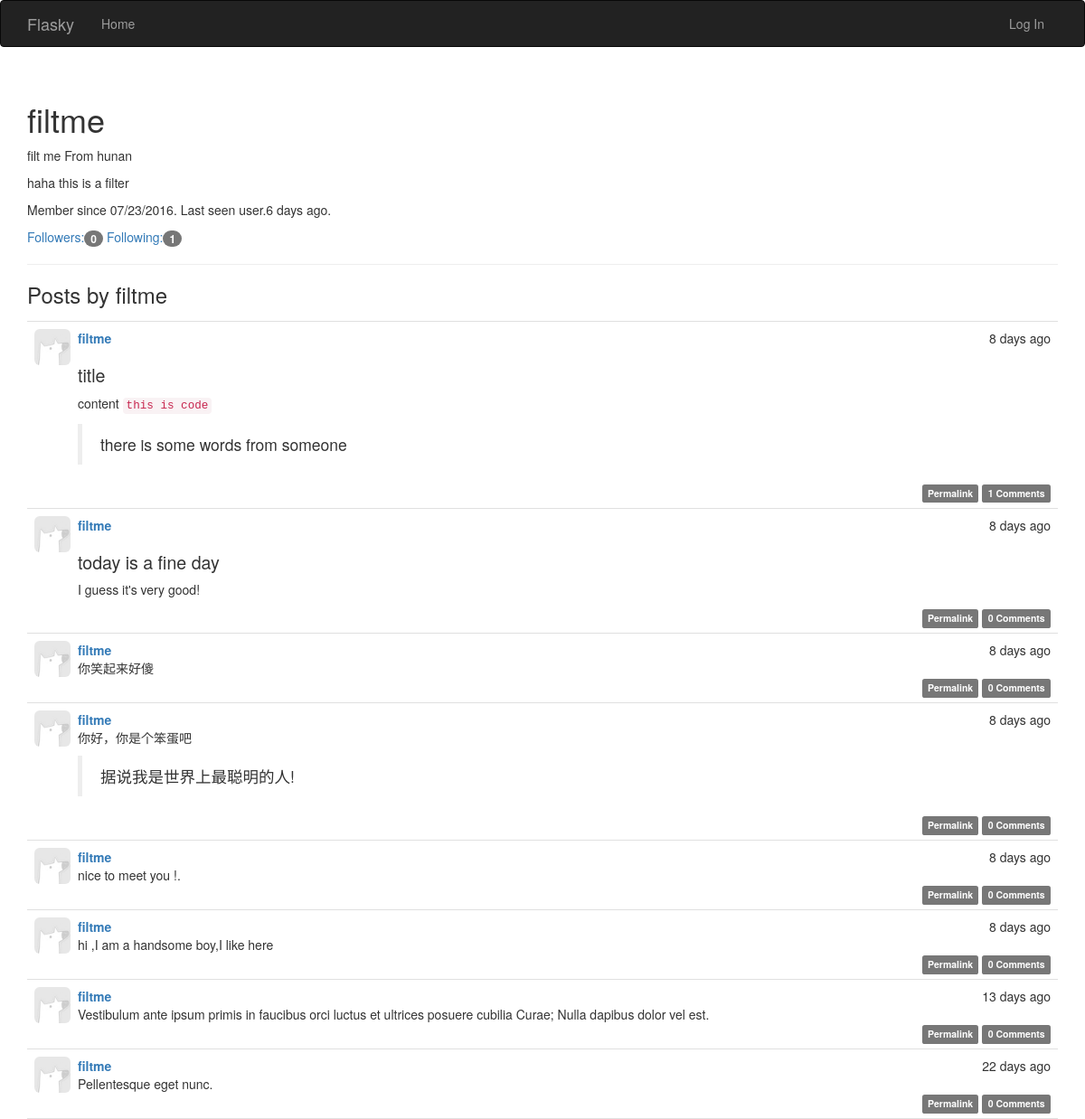
The app's page /user/filtme, older data.
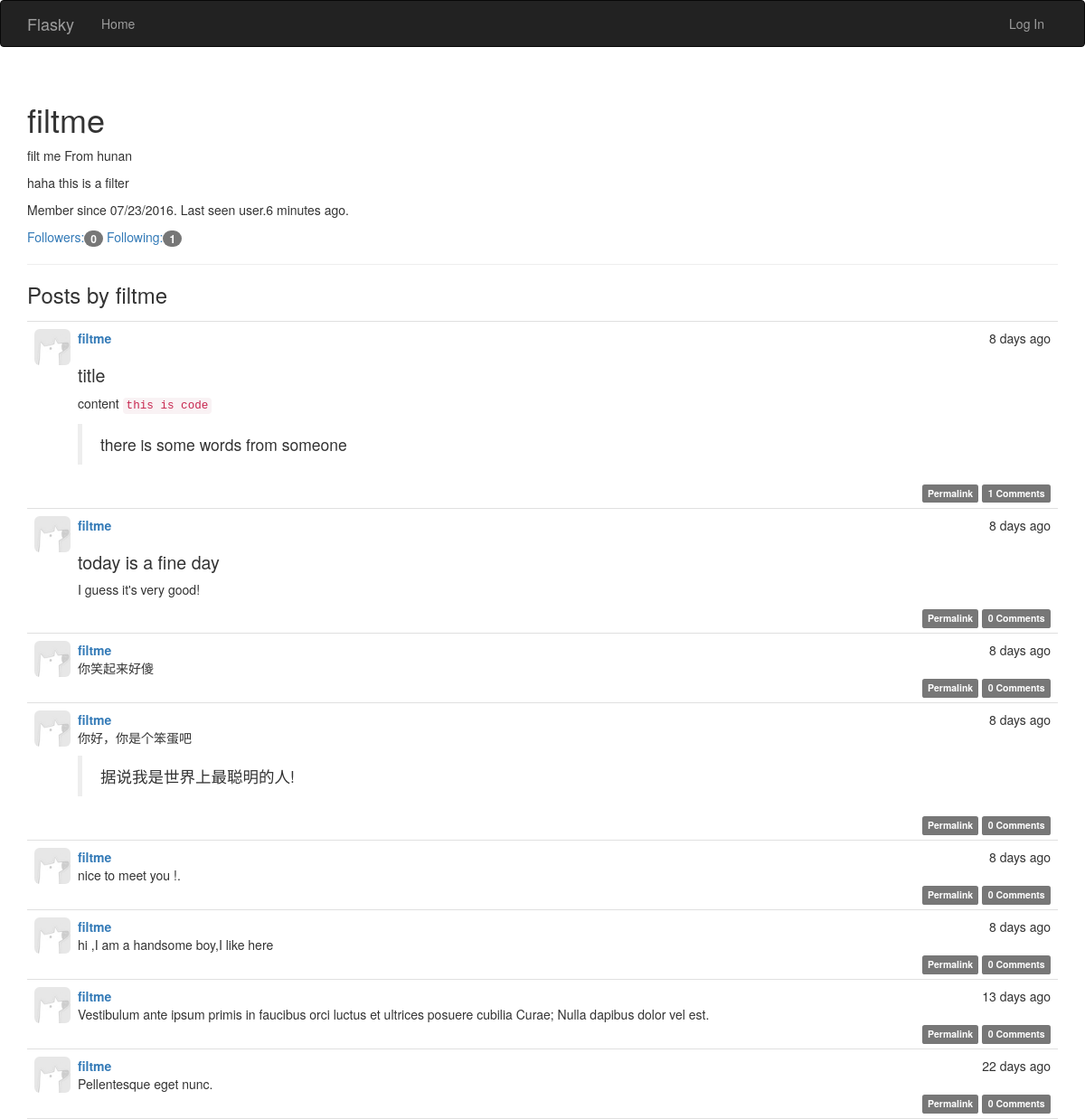
The same page, newer data.
### app/models.py (models this page shows, shortened)
class User(UserMixin,db.Model):
    __tablename__ = 'users'
    id = db.Column(db.Integer,primary_key=True)
    email = db.Column(db.String(64),unique=True,index=True)
    username = db.Column(db.String(64),unique=True,index=True)
    password_hash = db.Column(db.String(128))
    role_id = db.Column(db.Integer, db.ForeignKey('roles.id'))
    confirmed = db.Column(db.Boolean,default=False)
    name = db.Column(db.String(64))
    location = db.Column(db.String(64))
    about_me = db.Column(db.Text())
    member_since = db.Column(db.DateTime, default=datetime.utcnow)
    last_seen = db.Column(db.DateTime, default=datetime.utcnow)
    posts = db.relationship('Post',backref='author',lazy='dynamic')
    followed = db.relationship('Follow',foreign_keys=[Follow.follower_id],
                               backref=db.backref('follower',lazy='joined'),
                               lazy='dynamic',cascade='all,delete-orphan')
    followers = db.relationship('Follow',foreign_keys=[Follow.followed_id],
                               backref=db.backref('followed',lazy='joined'),
                               lazy='dynamic',cascade='all,delete-orphan')
    comments = db.relationship('Comment',backref='author',lazy='dynamic')
    @property
    def password(self):
        raise AttributeError('password is not a readable attribute')

class Post(db.Model):
    __tablename__='posts'
    id = db.Column(db.Integer,primary_key=True)
    body = db.Column(db.Text)
    body_html = db.Column(db.Text)
    timestamp = db.Column(db.DateTime,index=True,default=datetime.utcnow)
    author_id = db.Column(db.Integer,db.ForeignKey('users.id'))
    comments = db.relationship('Comment', backref='post', lazy='dynamic')

### app/main/views.py (the view)
@main.route('/user/<username>')
def user(username):
    user = User.query.filter_by(username=username).first()
    if user is None:
        abort(404)
    posts=user.posts.order_by(Post.timestamp.desc()).all()
    return render_template('user.html',user=user,posts=posts)

### app/auth/views.py (called while the page is built)
@auth.before_app_request
def before_request():
    if current_user.is_authenticated:
        current_user.ping()
        if not current_user.confirmed \
                and request.endpoint[:5] != 'auth.':
            return redirect(url_for('auth.unconfirmed'))

### app/main/__init__.py (called while the page is built)
@main.app_context_processor
def inject_permissions():
    return dict(Permission=Permission)

### app/models.py (called while the page is built)
    def can(self,permission):
        return False

    def is_administrator(self):
        return False

### app/templates/user.html (shortened to what this page needs)
{% extends "base.html" %}
{% import 'bootstrap/wtf.html' as wtf %}
{% block page_content %}
    <div class="page-header">
        <h1>{{ user.username }}</h1>
        {% if user.name or user.location %}
            <p>
                {% if user.name %}{{ user.name }}{% endif %}
                {% if user.location %}
                From {{ user.location }}
                {% endif %}
            </p>
        {% endif %}
        {% if user.about_me %}<p>{{ user.about_me }}</p>{% endif %}
        <p>
        Member since {{ moment(user.member_since).format('L') }}.
        Last seen user.{{ moment(user.last_seen).fromNow() }}.
        </p>
        <a href="{{ url_for('.followers',username=user.username) }}">
            Followers:<span class="badge">{{ user.followers.count() - 1 }}</span>
        </a>
        <a href="{{ url_for('.followed_by',username=user.username) }}">
            Following:<span class="badge">{{ user.followed.count() - 1 }}</span>
        </a>
    </div>
    <h3>Posts by {{ user.username }}</h3>
    {% include '_posts.html' %}
{% endblock %}

### app/templates/base.html (shortened to what this page needs)
{% extends "bootstrap/base.html" %}
{% block head %}
{{ super() }}
<link rel="stylesheet" type="text/css" href="{{ url_for('static', filename='styles.css') }}">
{% endblock %}
{% block navbar %}
<div class="navbar navbar-inverse" role="navigation">
    <div class="container">
        <div class="navbar-header">
            <a class="navbar-brand" href="{{ url_for('main.index') }}">Flasky</a>
        </div>
        <div class="navbar-collapse collapse">
            <ul class="nav navbar-nav">
                <li><a href="{{ url_for('main.index') }}">Home</a></li>
            </ul>
            <ul class="nav navbar-nav navbar-right">
                {% if current_user.is_authenticated %}
                <li class="dropdown">
                    <a href="#" class="dropdown-toggle" data-toggle="dropdown">
                        Account <b class="caret"></b>
                    </a>
                    <ul class="dropdown-menu">
                        <li><a href="{{ url_for('main.change_password') }}">Change Password</a></li>
                        <li><a href="{{ url_for('auth.logout') }}">Log Out</a></li>
                    </ul>
                </li>
                {% else %}
                <li><a href="{{ url_for('auth.login') }}">Log In</a></li>
                {% endif %}
            </ul>
        </div>
    </div>
</div>
{% endblock %}
{% block content %}
<div class="container">
    {% block page_content %}{% endblock %}
</div>
{% endblock %}

### app/templates/_posts.html (shortened to what this page needs)
<ul class="posts">
    {% for post in posts %}
    <li class="post">
        <div class="post-thumbnail">
            <a href="{{ url_for('.user', username=post.author.username) }}">
                <img class="img-rounded profile-thumbnail" src="{{ url_for('static',filename='img-h.jpg') }}">
            </a>
        </div>
        <div class="post-content">
            <div class="post-date">{{ moment(post.timestamp).fromNow() }}</div>
            <div class="post-author"><a href="{{ url_for('.user', username=post.author.username) }}">{{ post.author.username }}</a></div>
            <div class="post-body">
                {% if post.body_html %}
                    {{ post.body_html | safe }}
                {% else %}
                    {{ post.body }}
                {% endif %}
            </div>
            <div class="post-footer">
                <a href="{{ url_for('.post',id=post.id) }}">
                    <span class="label label-default">Permalink</span>
                </a>
                <a href="{{ url_for('.post',id=post.id) }}#comments">
                    <span class="label label-default">{{ post.comments.count() }} Comments</span>
                </a>
            </div>
        </div>
    </li>
    {% endfor %}
</ul>

### app/static/styles.css (style rules this page uses)
.profile-thumbnail { position: absolute; width:40px; height: 40px; }
ul.posts { list-style-type: none; padding: 0px; margin: 16px 0px 0px 0px; border-top: 1px solid #e0e0e0; }
ul.posts li.post { padding: 8px; border-bottom: 1px solid #e0e0e0; }
div.post-date { float: right; }
div.post-author { font-weight: bold; }
div.post-thumbnail { position: absolute; }
div.post-content { margin-left: 48px; min-height: 48px; }
div.post-footer { text-align: right; }
.post-body h1 { font-size: 140%; }

Row changes from the older to the newer data that the page shows:
changed User "filtme": last_seen "6 days ago" → "6 minutes ago"
